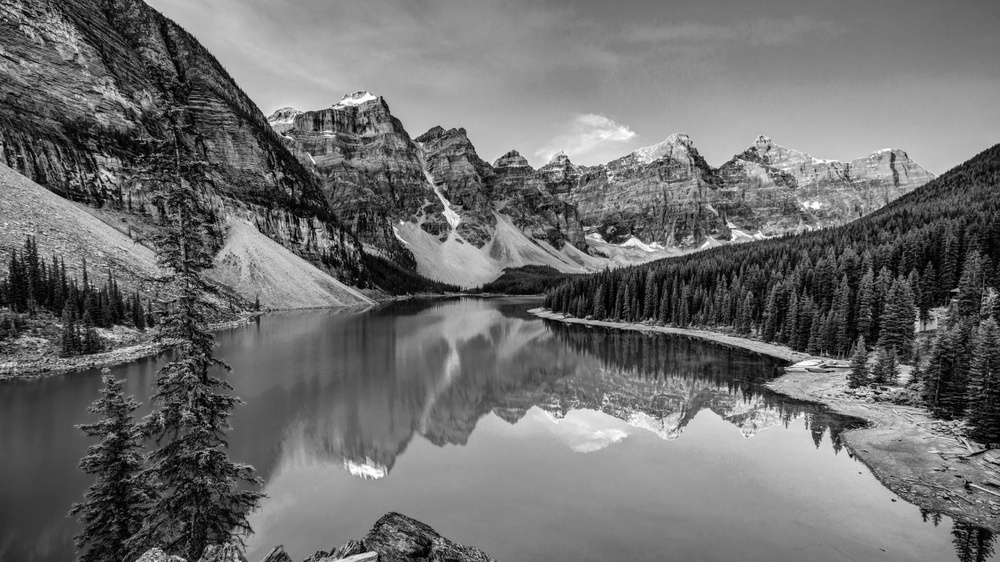
#> input picture images/img_res_3.jpg, 1000 x 562 px, shrunk from 1920 x 1080 before the run
$ python lab1.py
#> lines starting #> are read from the running program, lines starting #| are printed output that depends on the picture; after the words box and inside, x2 and y2 are one past the last pixel; in counts of white or black regions, pixels touching at a corner belong together; long printed decimals are rounded
#> further down, image is the input picture: shape (562, 1000); min 0, max 255, mean 110.6
import numpy as np
from skimage import io, color
from skimage.filters import threshold_otsu

def boxcounting(bi, k):
    a = np.add.reduceat(bi, np.arange(0, bi.shape[0], k), axis = 0)
    b = np.arange(0, bi.shape[1], k)

    s = np.add.reduceat(a, b, axis = 1)

    return len(np.where((s > 0) & (s < k ** 2))[0])


def cap_dim(image):
    bi = image < threshold_otsu(image)
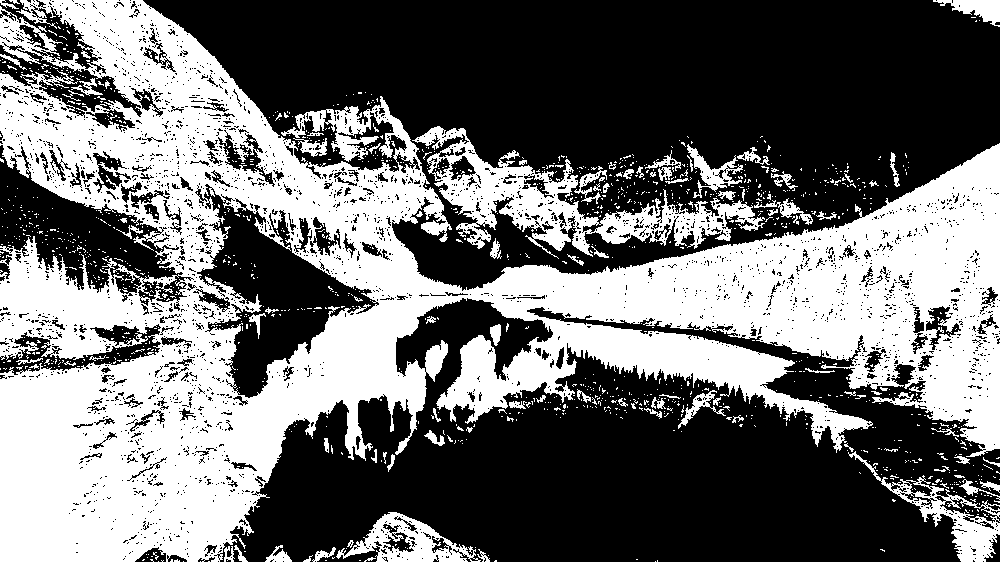
#> bi: shape (562, 1000) bool; 42.8% white; 1341 white regions (1246 under 20 px), largest, box (x1, y1, x2, y2) and area: (0, 0, 1000, 562) 210121, (412, 126, 765, 259) 12224, (848, 451, 1000, 562) 3110
    t = 2 ** np.floor(np.log(min(bi.shape)) / np.log(2))
#> t = 512
    n = int(np.log(t) / np.log(2))
#> n = 9

    sizes = 2 ** np.arange(n, 0, -1)
#> sizes = [512, 256, 128, 64, 32, 16, 8, 4, 2]
    counts = []

    for size in sizes:
        counts.append(boxcounting(bi, size))
#> this loop made 9 passes
#> s in boxcounting on pass 1: [[137340, 86464], [14764, 1885]]
#> after the loop, counts = [4, 12, 37, 114, 414, 1396, 4149, 10667, 19615]

    cArr = np.polyfit(np.log(sizes), np.log(counts), 1)
#> cArr = [-1.59, 11.41]
    return cArr[0]

if __name__ == '__main__':
    image = io.imread('../images/img_res_3.jpg')
    image = color.rgb2gray(image)

    res = -cap_dim(image)
#> res = 1.59
    print(res)
#| 1.594
